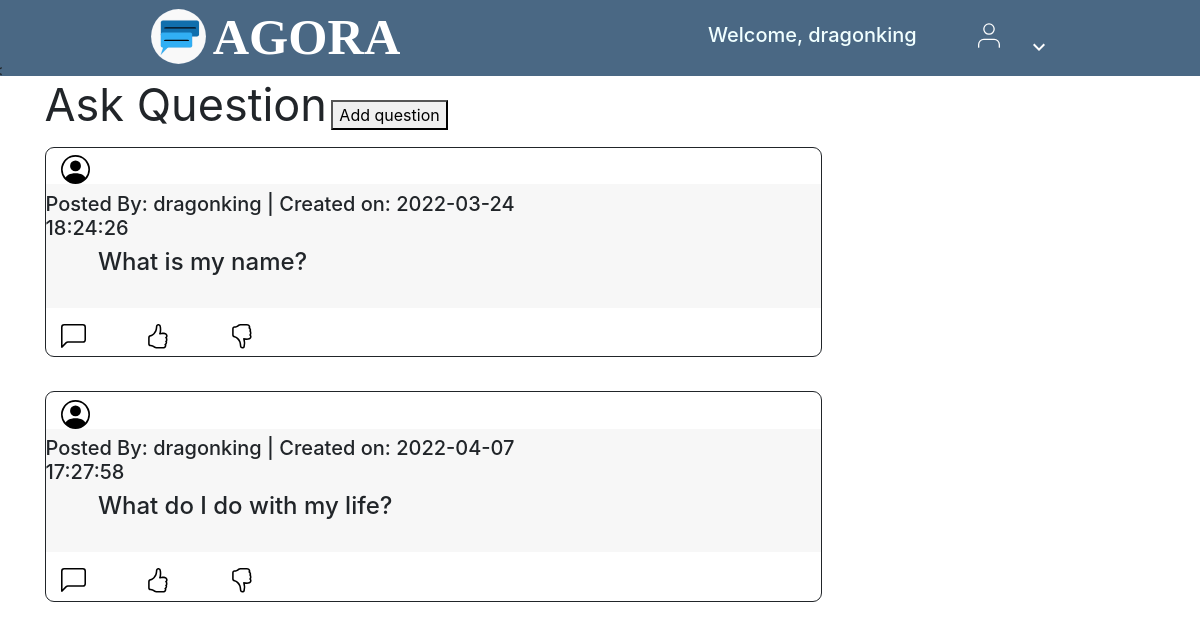
The page /pages/dashboard.php (signed in) on the database its author committed.
### tables this page shows
CREATE TABLE `topics` (
  `topic_id` int(8) NOT NULL,
  `topic_course` varchar(9) NOT NULL,
  `topic_subject` varchar(255) NOT NULL,
  `topic_desc` text NOT NULL,
  `embed_media` text NOT NULL,
  `topic_date` datetime NOT NULL DEFAULT current_timestamp(),
  `topic_by` int(8) NOT NULL,
  `status` enum('open','closed','deleted','') NOT NULL DEFAULT 'open'
);

CREATE TABLE `users` (
  `id` int(11) NOT NULL,
  `username` varchar(255) NOT NULL,
  `email` varchar(255) NOT NULL,
  `password` varchar(255) NOT NULL,
  `role` enum('admin','teacher','student') NOT NULL,
  `status` enum('active','awaiting approval','disabled') NOT NULL
);

### pages/dashboard.php (the view, shortened to what this page needs)
<!DOCTYPE html>
<html lang="en">
<head>
  <link href="./styles/agora.css" rel="stylesheet">
  <link rel="stylesheet" href="https://maxcdn.bootstrapcdn.com/bootstrap/4.0.0/css/bootstrap.min.css" />
</head>
<body>
  <?php include("../includes/navbar.php") ?>
  <?php
  $conn = connectToDB();
  ?>
  <main style="margin-left: 0%;
    padding-top: 0%;
    margin-top: 0.5%;
    background: white; ">
  <?php include("../includes/sidebar.php") ?>
    <div class="container" style="background: white;
    padding-top: 2%;
    margin-top: -1%;">
     <label for="topic" style="font-size: 45px; margin-top: -10%;">Ask Question</label>
            <button id="modalbtn"> Add question </button>
      <?php
      $query = "SELECT t.*,u.username FROM topics t JOIN users u ON u.id = t.topic_by";
      $result = mysqli_query($conn, $query) or die(mysqli_error($conn));
      if (mysqli_num_rows($result) > 0) {
        while ($row = mysqli_fetch_array($result)) {
          $topic_subject = $row['topic_subject'];
          $user = $row["username"];
          $id = $row["topic_id"] ?? "";
          $date = $row["topic_date"];
      ?>
  <div class= "post-body">
           <div class="post-pan" style= "max-width: 70%; margin-left= 10%; border-color:#afafaf; border: solid 1px; border-radius: 9px;margin-bottom: 3%; height:auto;">
           <div class= "created">
          <img src="../pictures/svg/person-circle.svg" id="person-logo" style="margin-top: 1%; height: 29px; margin-left: 2%;">
              <h5 class="created" style="margin-top: 1%; float: right; margin-right: 32%;">Posted By: <?php echo $user ?> |  Created on: <?php echo $date ?></h5></div>
            <div class="post-pan" style="padding: 3%;  margin-bottom: 2%;background-color: rgba(0,0,0,.03);  rgba(0,0,0,.125); border-color: black;" >
              <h1 class="post-echo" style="margin-top: 5%;  padding-left: 4%;   font-size: 24px;" >
             <?php echo $topic_subject;  ?></h1></div>
              <a  href="/qna/pages/posts.php?topic_id='<?php echo $id; ?>'">
              <img src="../pictures/svg/chat-left.svg" id="person-logo" style="margin-bottom: 1%; height: 25px; margin-left: 2%;"> </a>
              <img src="../pictures/svg/hand-thumbs-up.svg" id="person-logo" style="margin-bottom: 1%; height: 25px; margin-left: 7%;"> <img src="../pictures/svg/hand-thumbs-down.svg" id="person-logo" style="margin-bottom: 1%; height: 25px; margin-left: 7%;">
          </div>
        </div>
      <?php         }
      };
      ?>
    </div>
  </main>
</body>
</html>

### styles/agora.css (style rules this page uses)
div a { text-decoration: none; color: black; }

### rows shown on the page
topics: topic_by.username "dragonking", topic_date "2022-03-24 18:24:26", topic_subject "What is my name?"
topics: topic_by.username "dragonking", topic_date "2022-04-07 17:27:58", topic_subject "What do I do with my life?"

### other values the page prints
$_SESSION["username"] "dragonking"
